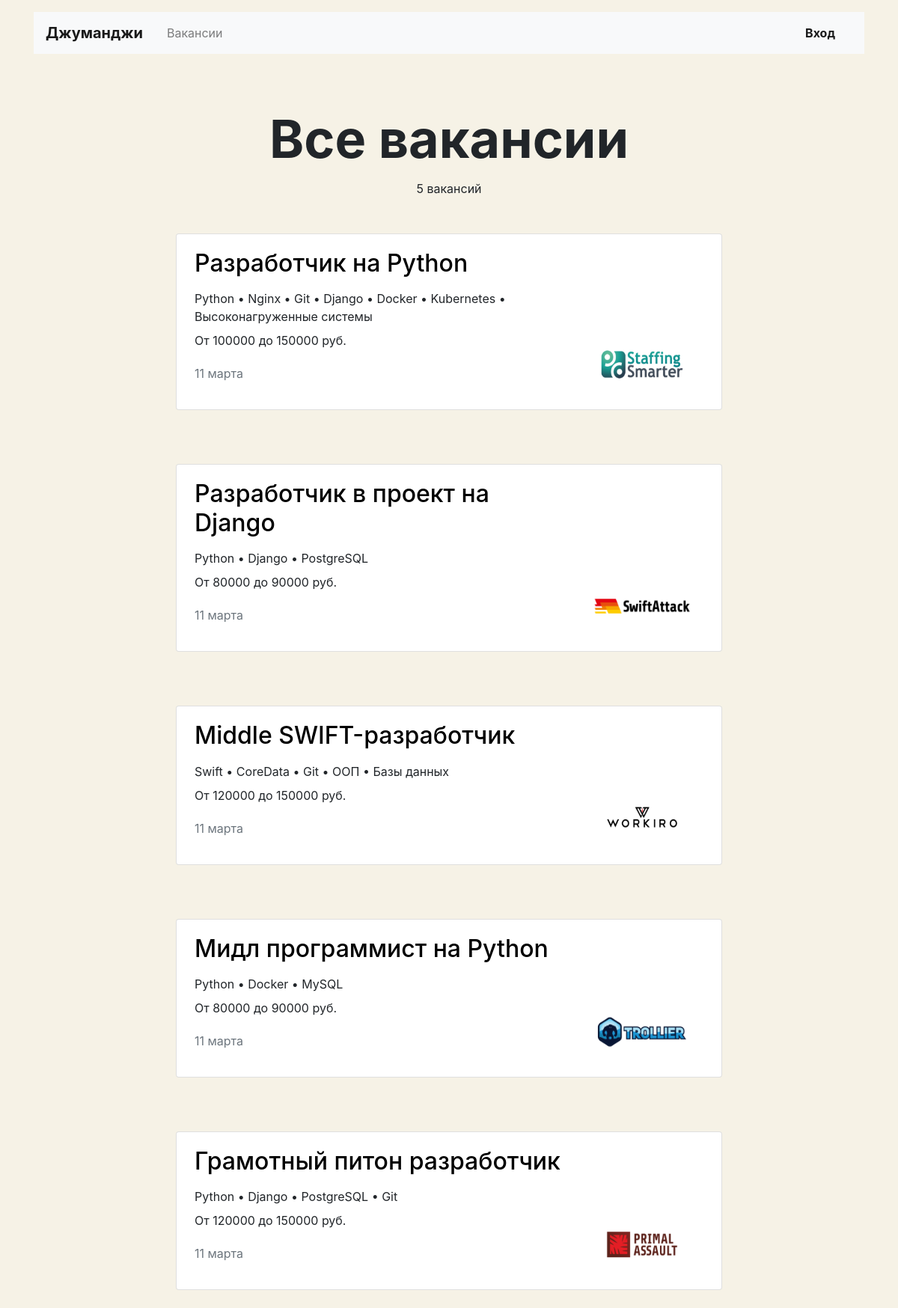
Page /vacancies/ on the committed database.
### vacancies/models.py (models this page shows, shortened)
class Vacancy(models.Model):
    title = models.CharField(max_length=64)
    specialty = models.ManyToManyField(Specialty, related_name='vacancies')
    company = models.ManyToManyField(Company, related_name='companies')
    salary_min = models.IntegerField()
    salary_max = models.IntegerField()
    published_at = models.DateField()
    skills = models.TextField()
    description = models.TextField()

class Company(models.Model):
    name = models.CharField(max_length=64)
    location = models.CharField(max_length=32)
    logo = models.ImageField(upload_to=MEDIA_COMPANY_IMAGE_DIR, blank=True)
    description = models.TextField()
    employee_count = models.IntegerField()
    owner = models.OneToOneField(User, on_delete=models.CASCADE, null=False)

### vacancies/views/views.py (the view)
# urls.py: path('vacancies/', VacanciesAllView.as_view(), name='VacanciesAllView'),
class VacanciesAllView(ListView):
    model = Vacancy
    template_name = 'vacancies/vacancies.html'
    context_object_name = 'vacancies'
    def get_context_data(self, *args, object_list=None, **kwargs):
        context = super().get_context_data()
        context['title'] = 'Все вакансии'
        return context

### vacancies/templatetags/filters.py (called while the page is built)
@register.filter
def ru_pluralize(number: Union[int, str], arg: str = 'дурак,дурака,дураков'):
    nominative_singular, genitive_singular, genitive_plural = arg.split(',')
    number = abs(int(number))
    if 10 <= number % 100 <= 20:
        return f'{number} {genitive_plural}'
    if number % 10 == 1:
        return f'{number} {nominative_singular}'
    if 2 <= number % 10 <= 4:
        return f'{number} {genitive_singular}'
    return f'{number} {genitive_plural}'

@register.filter
def split(string):
    return string.split(',')

### templates/vacancies/vacancies.html
{% extends 'vacancies/base.html' %}
{% load static %}
{% load filters %}
{% block container %}
  <main class="container mt-3">
    <section>
      <h1 class="h1 text-center mx-auto mt-4 pt-5" style="font-size: 70px;"><strong>{{ title }}</strong></h1>
      <p class="text-center pt-1">{{ vacancies|length|ru_pluralize:'вакансия,вакансии,вакансий' }}</p>
            {% for vacancy in vacancies %}
      <div class="row mt-5">
        <div class="col-12 col-lg-8 offset-lg-2 m-auto">
          <div class="card mb-4">
            <div class="card-body px-4">
              <div class="row">
                <div class="col-12 col-md-8 col-lg-9">
                 <a href="{% url 'VacancyDetailView'  vacancy.pk %}" style="color: black">
                  <h2 class="h2 pb-2">{{ vacancy.title }}</h2>
                 </a>
                  <p class="mb-2">{{ vacancy.skills|split|join:" • " }}</p>
                  <p>От {{ vacancy.salary_min }} до {{ vacancy.salary_max }} руб.</p>
                  <p class="text-muted pt-1">{{ vacancy.published_at|date:"d E" }}</p>
                </div>
                <div class="col-12 col-md-4 col-lg-3 d-flex align-items-end">
                    {% for company in vacancy.company.all %}
                      {% if company.logo %}
                      <a href="{% url 'CompanyDetailView' company.pk %}">
                      <img src="{{ company.logo.url }}" width="130" height="80" alt=""></a>
                       {% else %}
                      <a href="{% url 'CompanyDetailView' company.pk %}">
                      <img src="{% static 'default_logo.png' %}" width="130" height="80" alt=""></a>
                        {% endif %}
                    {% endfor %}
                 </div>
              </div>
            </div>
          </div>
      </div>
     </div>
        {% endfor %}
    </section>
  </main>
{% endblock %}

### templates/vacancies/base.html (style rules this page uses)
body { background-color: #F6F2E6; }

### rows in the picture
Vacancy: title "Разработчик на Python", skills|split "Python • Nginx • Git • Django • Docker • Kubernetes • Высоконагруженные системы", salary_min "100000", salary_max "150000", published_at "11 марта"
Company: logo (picture)
Vacancy: title "Разработчик в проект на Django", skills|split "Python • Django • PostgreSQL", salary_min "80000", salary_max "90000", published_at "11 марта"
Company: logo (picture)
Vacancy: title "Middle SWIFT-разработчик", skills|split "Swift • CoreData • Git • ООП • Базы данных", salary_min "120000", salary_max "150000", published_at "11 марта"
Company: logo (picture)
Vacancy: title "Мидл программист на Python", skills|split "Python • Docker • MySQL", salary_min "80000", salary_max "90000", published_at "11 марта"
Company: logo (picture)
Vacancy: title "Грамотный питон разработчик", skills|split "Python • Django • PostgreSQL • Git", salary_min "120000", salary_max "150000", published_at "11 марта"
Company: logo (picture)

### other values in the picture
{{ title }} "Все вакансии"
{{ vacancies|length|ru_pluralize:'вакансия,вакансии,вакансий' }} "5 вакансий"
